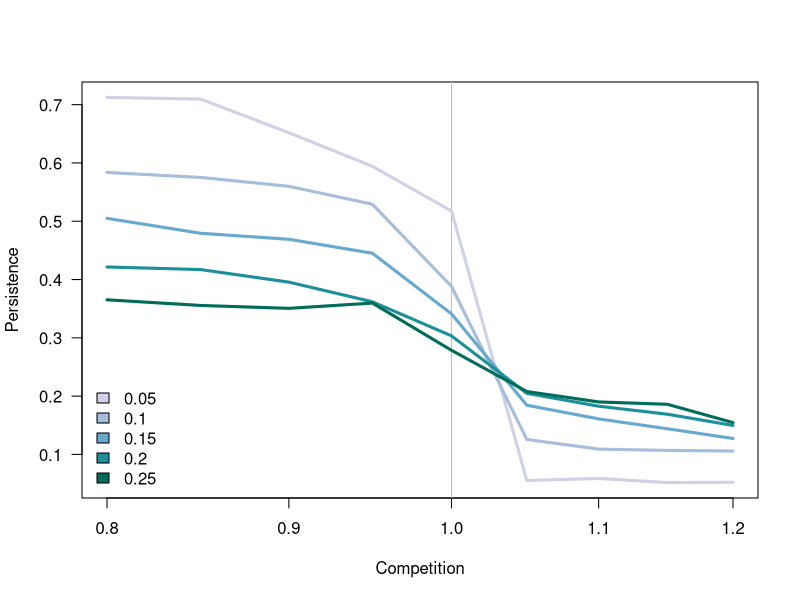

Generate this figure with R:
d <- read.table("./figures/sm3.dat", h=T)
d <- aggregate(d, by=list(d$competition, d$connectance), mean)


library(RColorBrewer)

pdf("figures/connectance.pdf")

palette(brewer.pal(6, "PuBuGn")[-1])

plot(0, pch=NA, xlim=range(d$competition), ylim=range(d$richness),
      xlab = "Competition", ylab = "Persistence",
      las = 1, log='x')

abline(v=1, col='grey')

i <- 1
for(co in unique(d$connectance)) {
  x <- subset(d, connectance ==  co)
  lines(richness~competition, x, col = i, type='l', pch=19, lwd=3)
  i <- i + 1
}

legend("bottomleft", fill=c(1:5),
      legend=c(unique(d$connectance)),
      bty='n')

dev.off()
